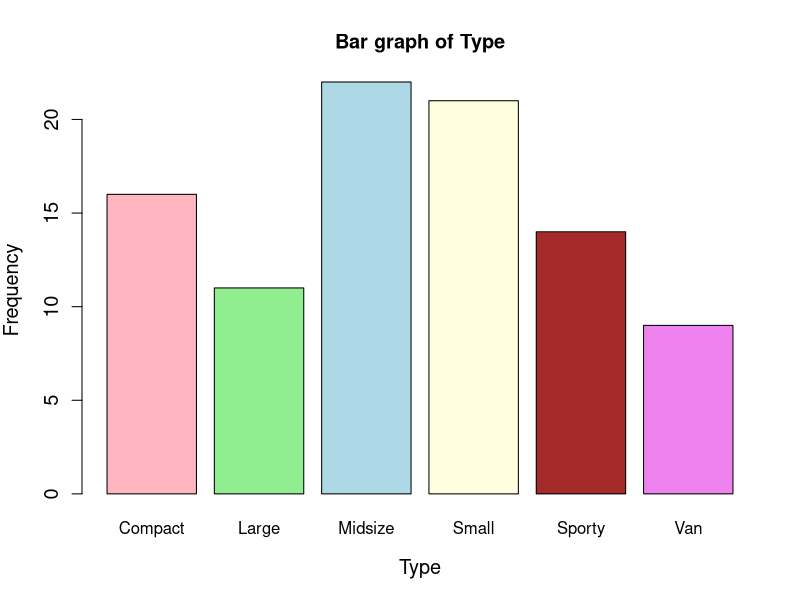
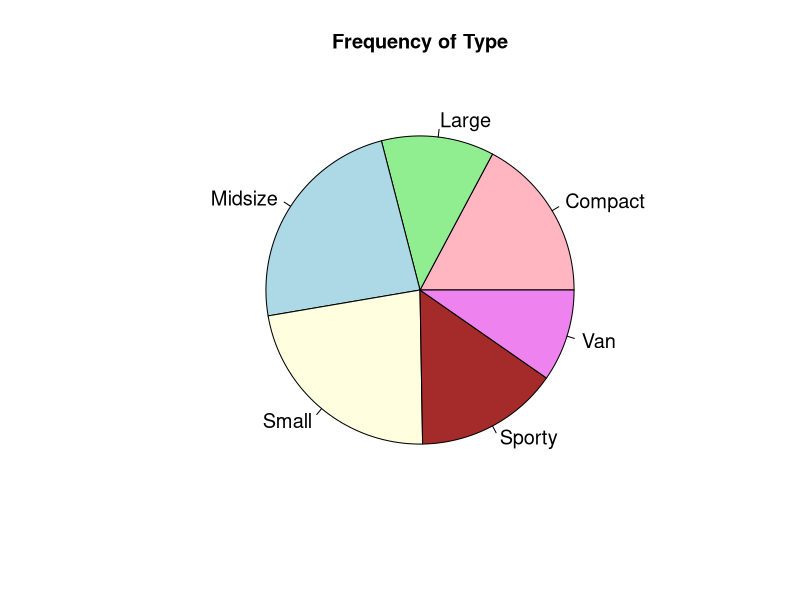
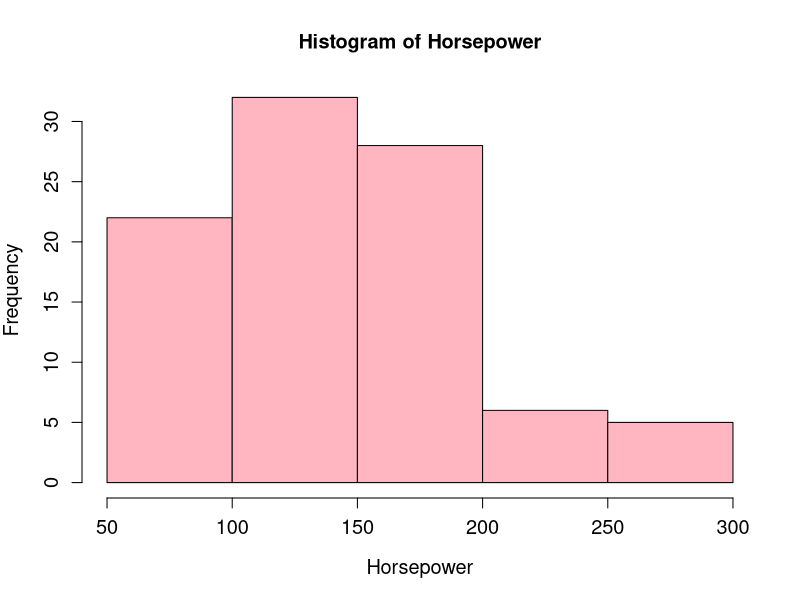
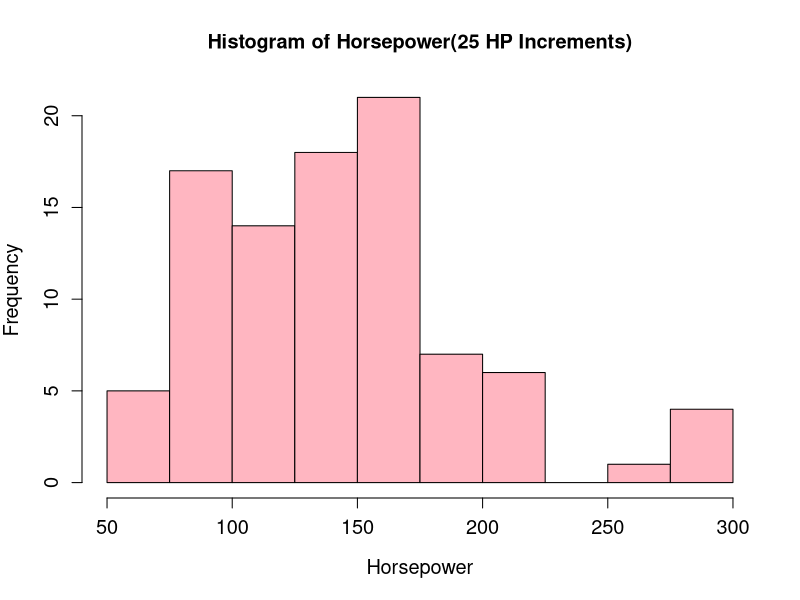
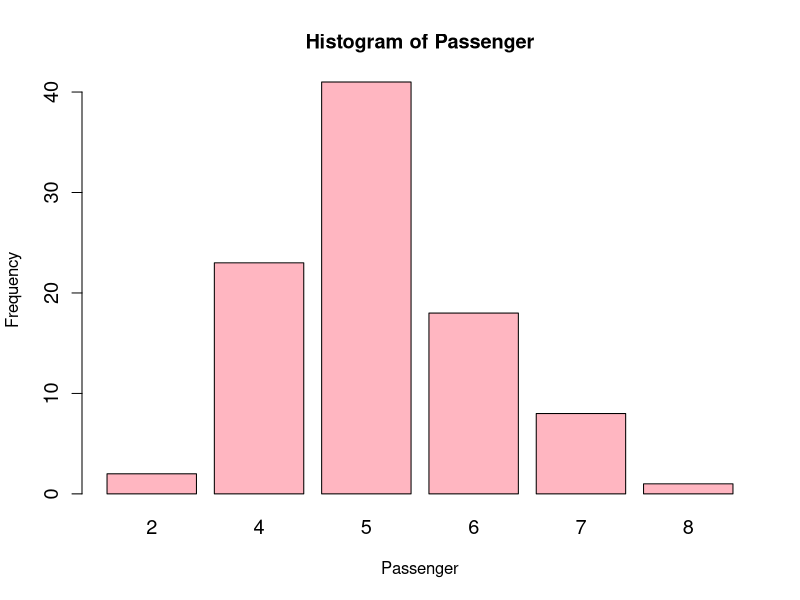
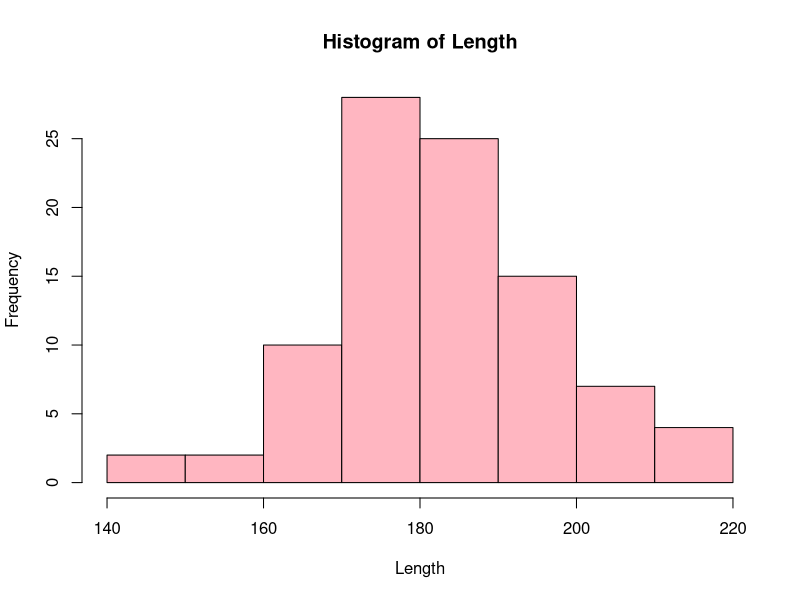

Here is the R script that generated these plots, in order:
## ---- chunk 1
# Your code goes here
## ---- chunk 2
library(MASS)
data(Cars93)
## ---- chunk 3
head(Cars93)
## ---- chunk 4

freq_table = table(Cars93$Type)
freq_table <- round(freq_table, 3)
freq_table

relative_freq_table <- prop.table(freq_table)*100
relative_freq_table <- round(relative_freq_table, 3)
relative_freq_table
## ---- chunk 5
gcolor = c("lightpink", "lightgreen", "lightblue", "lightyellow","brown", "violet")
bargraph <- barplot(freq_table, main = "Bar graph of Type", xlab = "Type", ylab = "Frequency", cex.main=1.2, cex.lab=1.2, cex.axis = 1.2, col = gcolor)
bargraph

## ---- chunk 6
piechart <- pie(freq_table, main = "Frequency of Type", col = gcolor, cex=1.2)
piechart
## ---- chunk 7
histogram <- hist(Cars93$Horsepower, col = "lightpink", xlab = "Horsepower", ylab = "Frequency", main = "Histogram of Horsepower", cex.lab=1.2, cex.axis=1.2)
histogram
## ---- chunk 8
breaks <- seq(50,300,25)
histogram <- hist(Cars93$Horsepower, breaks = breaks, col = "lightpink", xlab = "Horsepower", ylab = "Frequency", main = "Histogram of Horsepower(25 HP Increments)", cex.main=1.2, cex.lab=1.2, cex.axis=1.2)
histogram
## ---- chunk 9
#The rule of thumb is the number of classes equals to the square root of n.
sqrt(nrow(Cars93))
#The square root of n equals approximately 9.64 and the second histogram has 10 classes while the first histogram only have 5 classes. Therefore, the second histogram follows the rule of thumb for the suggested number of classes more closely.
## ---- chunk 10
#The type of variable "Passengers" is Numerical discrete because it represents counts and it takes on distinct and separate values.
#If we make a histogram for "Passengers", it will not be an useful graph because a histogram would create arbitrary width bins and would not convey any meaningful information about the distribution.Histogram is more appropriate for numerical continuous variable.
## ---- chunk 11
bargraph <- barplot(table(Cars93$Passengers), col = "lightpink", xlab = "Passenger", ylab = "Frequency", main = "Histogram of Passenger", cex.axis = 1.2, cex.names = 1.2)

## This bar plot should show the frequency of cars that carry 1 and 3 passengers as 0 (-2)
bargraph
## ---- chunk 12
histogram <- hist(Cars93$Length, main = "Histogram of Length", xlab = "Length", ylab = "Frequency", col = "lightpink", cex=1.2)
histogram
## ---- chunk 13
#The distribution is symmetric.
## ---- chunk 14
mean_length = mean(Cars93$Length)
mean_length
median_length = median(Cars93$Length)
median_length
